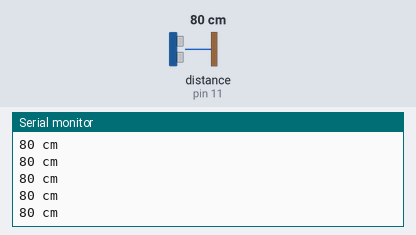
Bench run of a sketch on a simulated Arduino Uno, built with avr-gcc and run on an emulated ATmega328P. Shown: the last lines printed to the serial monitor. Wiring (inferred from the names in the program): ultrasonic range finder: trigger pin 12; echo pin 11. Inputs (shaded band) come from the test bench; at power-on: distance to the obstacle (sensor on pin 11) 80 cm. The echo pulse lasts 58.3 µs per cm.

Above: at 1.2 s.
1.3 s: distance to the obstacle (sensor on pin 11) set to 2 cm
At 1.59 s:
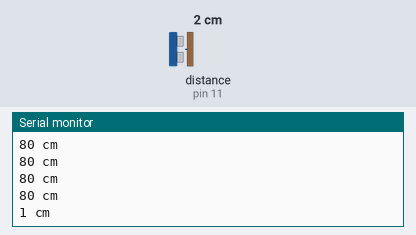
2.8 s: distance to the obstacle (sensor on pin 11) set to 4 cm
At 2.8 s:
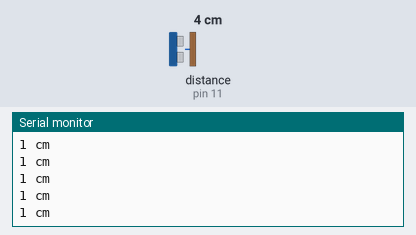
Timing chart, 0 to 5.8 s (numbered marks = the images above; inputs shaded):
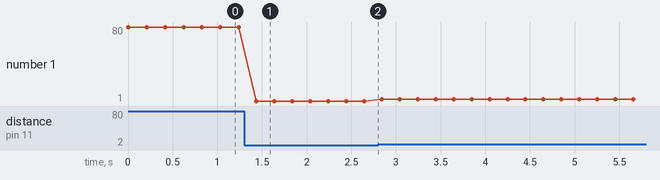

Measured:
- after the input at 1.3 s, the serial monitor: prints a new line after 0.14 s (image 1)
- plotted number 1: 80 → 1 after the input at 1.3 s, 1 → 3 after the input at 2.8 s

The sketch:

11a_Radar_odleglosci_serial.ino
```cpp
#define trigPin 12
#define echoPin 11

void setup(){
  Serial.begin(9600); //Komunikacja serial z prędkością 9600
  //Ustawienie pinów dla czujnika odległości
  pinMode(trigPin, OUTPUT);
  pinMode(echoPin, INPUT);
}

int zmierzOdleglosc(){ //Funkcja mierzaca i zwracająca odleglość w cm
  int dystans = 0;
  // Wyzwolenie pomiaru
  digitalWrite(trigPin, LOW);
  delayMicroseconds(2);
  digitalWrite(trigPin, HIGH);
  delayMicroseconds(10);
  digitalWrite(trigPin, LOW);
  // Odczyt wyniku pomiaru i obliczenie odleglości
  dystans = pulseIn(echoPin, HIGH) / 58;
  if (dystans > 100){
    dystans=100;
  }
  return dystans;
}

int odleglosc; //Zmienna przechowująca odległość

void loop() {
  odleglosc = zmierzOdleglosc();
  Serial.print(odleglosc);
  Serial.println(" cm");
  delay(200);
}
```
